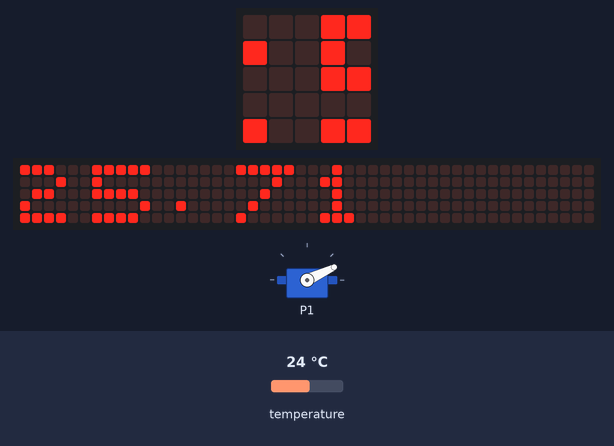
This program was run on a simulated BBC micro:bit (MakeCode). On the bench: servo, the board's 5×5 LED display, a strip that is not on the board, showing the scrolling text unrolled. Inputs (shaded band) come from the test bench; at power-on: temperature 24 °C. The 48×5 strip is a reading aid, not a part: it shows the text the display is scrolling, unrolled, one strip-width of it at a time.

Above: at 1.27 s.
1.3 s: temperature set to 23.1 °C
At 5.49 s:
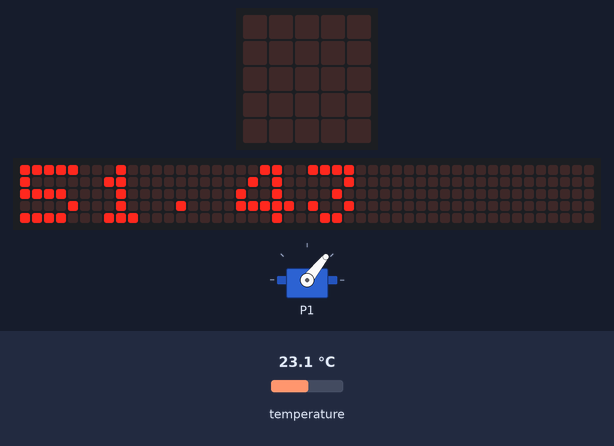
7.2 s: temperature set to 22.6 °C
At 10.91 s:
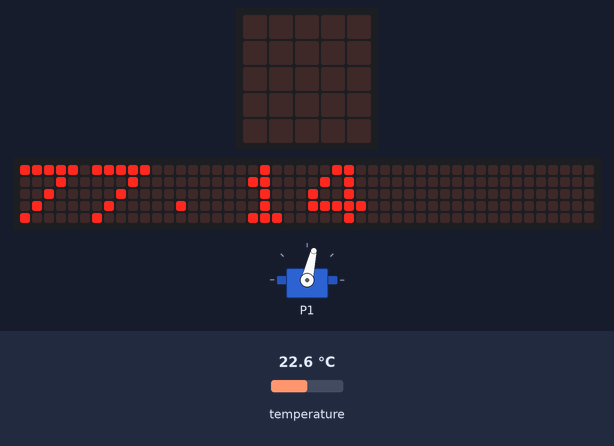
12.6 s: temperature set to 21.1 °C
At 16.41 s:
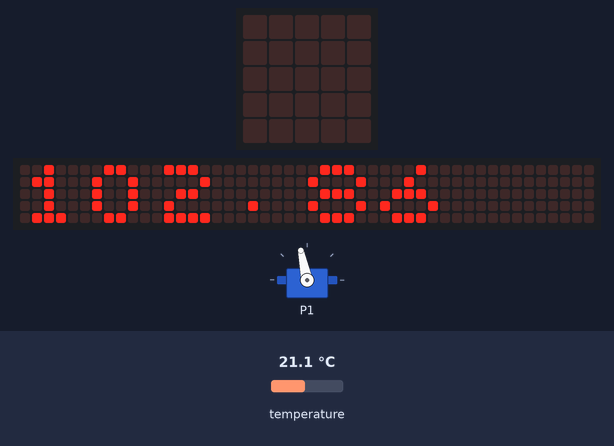
18.2 s: temperature set to 12 °C
At 22.65 s:
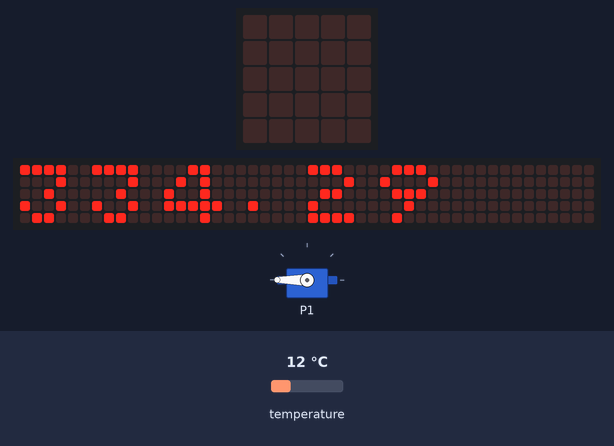
24.3 s: temperature set to 19 °C
At 29.05 s:
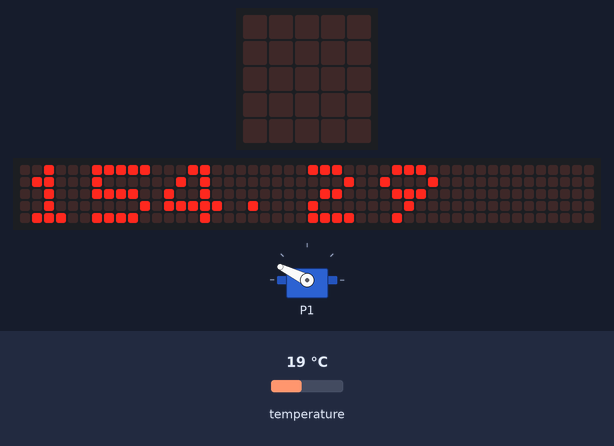
30.8 s: temperature set to 28 °C
At 35.37 s:
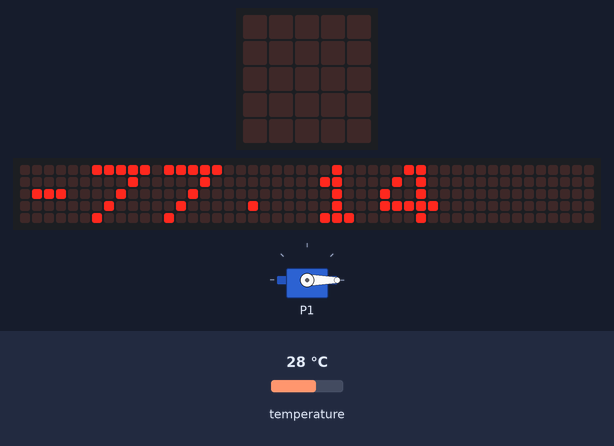
Timing chart, 0 to 36.9 s (numbered marks = the images above; inputs shaded):
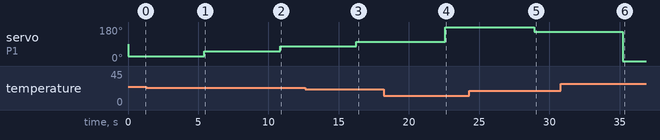

Measured:
- the behaviour switches between 24 and 23.9 °C on temperature (found by bisection; images 0 and 1)
- the behaviour switches between 23 and 22.9 °C on temperature (found by bisection; images 1 and 2)
- the behaviour switches between 22 and 21.9 °C on temperature (found by bisection; images 2 and 3)
- after the input at 1.3 s, servo on P1: 25° → 51° after 4.1 s
- after the input at 7.2 s, servo on P1: 51° → 77° after 3.6 s
- after the input at 12.6 s, servo on P1: 77° → 102° after 3.7 s
- after the input at 18.2 s, servo on P1: 102° → 180° after 4.4 s
- after the input at 24.3 s, servo on P1: 180° → 154° after 4.6 s
- after the input at 30.8 s, servo on P1: 154° → 0° after 4.4 s

The program:

main.ts
```typescript
/**
 * Oppgave 14
 *
 * Lag et program som viser temperaturen mellom 18 og 25 °C ved hjelp av en servo-motor
 *
 * (microservo). Når temperaturen er 18 °C skal servoen ha en vinkel på 180°. Når temperaturen er 25
 *
 * °C skal servoen ha en vinkel på 0°. Bruk Microservo-utvidelsen for å styre servoen. Du trenger ikke
 *
 * koble på en virkelig servo – den blir uansett vist i Microbit-simulatoren.
 */
let servo_verdi = 0
let sensor_verdi = input.temperature()
servos.P1.setAngle(90)
basic.forever(function () {
    sensor_verdi = input.temperature()
    servo_verdi = Math.map(sensor_verdi, 18, 25, 180, 0)
    servos.P1.setAngle(servo_verdi)
    basic.showNumber(servo_verdi)
})
```

test.ts
```typescript
// testene settes inn her; disse vil ikke kompilert så lenge denne pakken blir brukt som en utvidelse.
```
